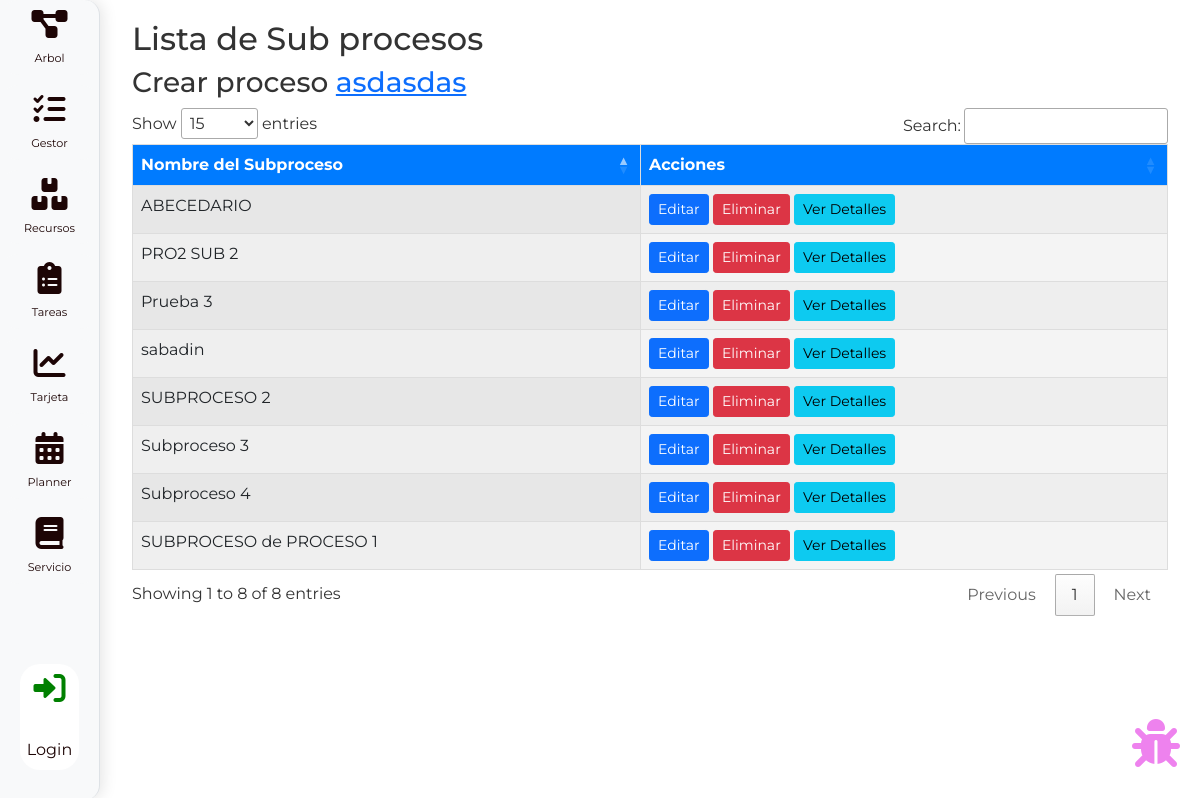
Screenshot of /procesos/lista_subprocesos/ with the database file from the repository.
### procesos/models.py (models this page shows, shortened)
class Subproceso(models.Model):
    proceso = models.ManyToManyField(Proceso, related_name='subprocesos')
    nombre = models.CharField(max_length=100)

### procesos/views.py (the view)
# urls.py: path('lista_subprocesos/', lista_subprocesos, name='lista_subprocesos'),
def lista_subprocesos(request):
    subprocesos = Subproceso.objects.all()
    return render(request, 'subprocesos/lista_subprocesos.html', {'subprocesos': subprocesos})

### procesos/templates/subprocesos/lista_subprocesos.html (shortened to what this page needs)
{% extends "base.html" %}
{% block extra_css %}
<link rel="stylesheet" type="text/css" href="https://cdn.datatables.net/1.11.3/css/jquery.dataTables.css">
<link rel="stylesheet" type="text/css" href="https://cdn.datatables.net/responsive/2.2.3/css/responsive.dataTables.min.css">
{% endblock %}
{% block content %}
<div class="container">
    <h2>Lista de Sub procesos</h2>
    <h3>Crear proceso <a href="">asdasdas</a></h3>
    <table id="miTablaDeProcesos" class="display table table-striped table-bordered">
      <thead>
          <tr>
              <th>Nombre del Subproceso</th>
              <th>Acciones</th>
          </tr>
      </thead>
      <tbody>
          {% for subproceso in subprocesos %}
          <tr>
              <td>{{ subproceso.nombre }}</td>
              <td>
                  <a href="" class="btn btn-primary btn-sm">Editar</a>
                  <a href="" class="btn btn-danger btn-sm">Eliminar</a>
                  <a href="{% url 'ver_subproceso' subproceso.id %}" class="btn btn-info btn-sm">Ver Detalles</a>
              </td>
          </tr>
          {% endfor %}
      </tbody>
  </table>
</div>
{% endblock %}

### core/templates/base.html (style rules this page uses)
* { font-family: 'Montserrat', sans-serif; }
body { background: url("https://www.schemecolor.com/wallpaper?i=41755&desktop"); color: #333; }

### procesos/templates/subprocesos/lista_subprocesos.html (style rules this page uses)
#miTablaDeProcesos { border-collapse: collapse; width: 100%; background-color: #f4f4f4; }
#miTablaDeProcesos th, #miTablaDeProcesos td { border: 1px solid #ddd; padding: 8px; }
#miTablaDeProcesos th { background-color: #007bff; color: white; text-align: left; }

### rows the page displays
Subproceso: nombre "SUBPROCESO de PROCESO 1"
Subproceso: nombre "SUBPROCESO 2"
Subproceso: nombre "ABECEDARIO"
Subproceso: nombre "Prueba 3"
Subproceso: nombre "PRO2 SUB 2"
Subproceso: nombre "Subproceso 3"
Subproceso: nombre "Subproceso 4"
Subproceso: nombre "sabadin"
